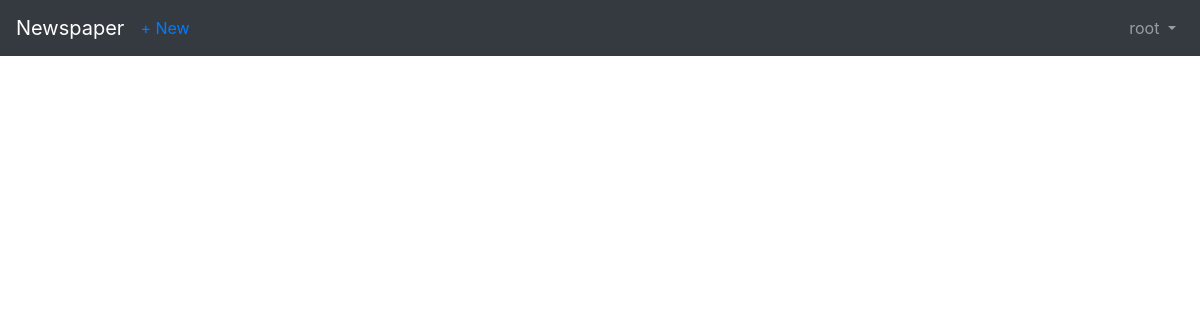
The page /articles/ (signed in) on the database as committed earlier.
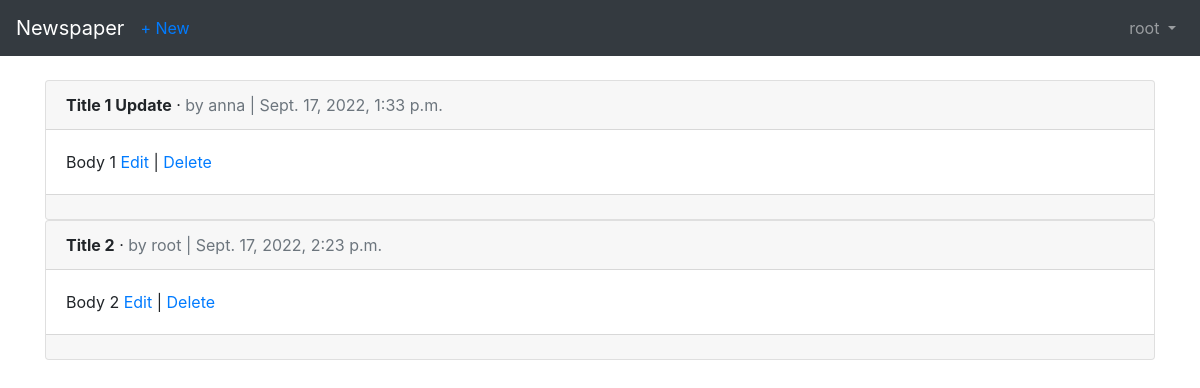
The same page on the database as committed later.
### users/models.py (models this page shows)
class CustomUser(AbstractUser):
    age = models.PositiveIntegerField(default=0)

### articles/models.py (models this page shows, shortened)
class Article(models.Model):
    title = models.CharField(max_length=255)
    body = models.TextField()
    date = models.DateTimeField(auto_now_add=True)
    author = models.ForeignKey(settings.AUTH_USER_MODEL, on_delete=models.CASCADE,)

### articles/views.py (the view)
# urls.py: path('', views.ArticleListView.as_view(), name='article_list'),
class ArticleListView(LoginRequiredMixin, ListView):
    model = models.Article
    template_name = 'article_list.html'
    login_url = 'login'

### templates/article_list.html (shortened to what this page needs)
{% extends 'base.html' %}
{% block content %}
{% for article in object_list %}
<div class="card">
  <div class="card-header">
    <span class="font-weight-bold">{{ article.title }}</span> &middot;
    <span class="text-muted">by {{ article.author }} | {{ article.date }}</span>
</div>
<div class="card-body">
  {{ article.body }}
  <a href="{% url 'article_edit' article.pk %}">Edit</a> |
  <a href="{% url 'article_delete' article.pk %}">Delete</a>
</div>
<div class="card-footer text-center text-muted">
</div>
</div>
{% endfor %}
{% endblock content %}

### templates/base.html (shortened to what this page needs)
<!DOCTYPE html>
<html>
    <head>
        <link rel="stylesheet" href="https://maxcdn.bootstrapcdn.com/bootstrap/4.0.0/css/bootstrap.min.css"
/>
    </head>
    <body>
        <nav class="navbar navbar-expand-md navbar-dark bg-dark mb-4">
            <a class="navbar-brand" href="{% url 'home' %}">Newspaper</a>
            <div class="collapse navbar-collapse" id="navbarCollapse">
                {% if user.is_authenticated %}
                    <ul class="navbar-nav mr-auto">
                        <li class="nav-item"><a href="{% url 'article_new' %}">+ New</a></li>
                    </ul>
                    <ul class="navbar-nav ml-auto">
                        <li class="nav-item">
                            <a class="nav-link dropdown-toggle" href="#" id="userMenu" data-toggle="dropdown" aria-haspopup="true" aria-expanded="false">
                                {{ user.username }}
                            </a>
                        </li>
                    </ul>
                {% else %}
                    <form class="form-inline ml-auto">
                        <a href="{% url 'login' %}" class="btn btn-outline-secondary">Log in</a>
                        <a href="{% url 'signup' %}" class="btn btn-primary ml-2">Sign up</a>
                    </form>
                {% endif %}
            </div>
        </nav>
        <div class="container">
            {% block content %}
            {% endblock %}
        </div>
    </body>
</html>

Rows that differ between the two databases and show on the page:
added Article: title "Title 1 Update", author "anna", date "Sept. 17, 2022, 1:33 p.m.", body "Body 1"
added Article: title "Title 2", author "root", date "Sept. 17, 2022, 2:23 p.m.", body "Body 2"
